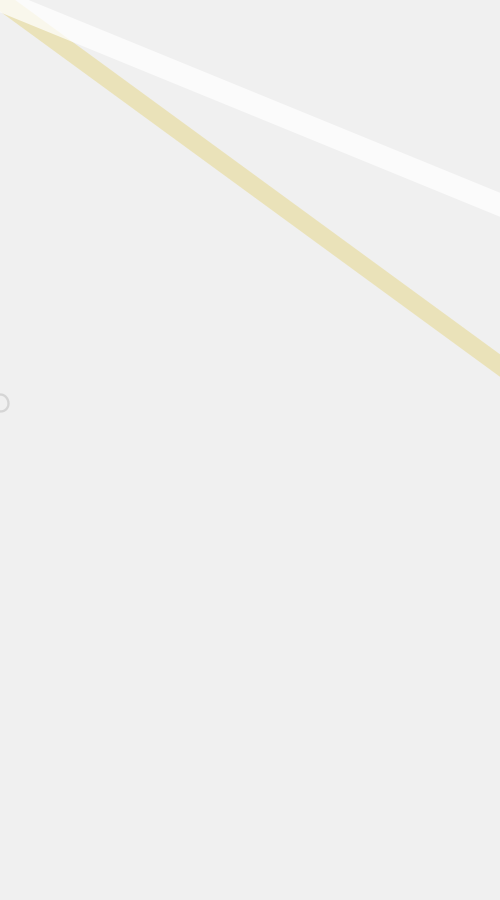
Frame 1 (no input)
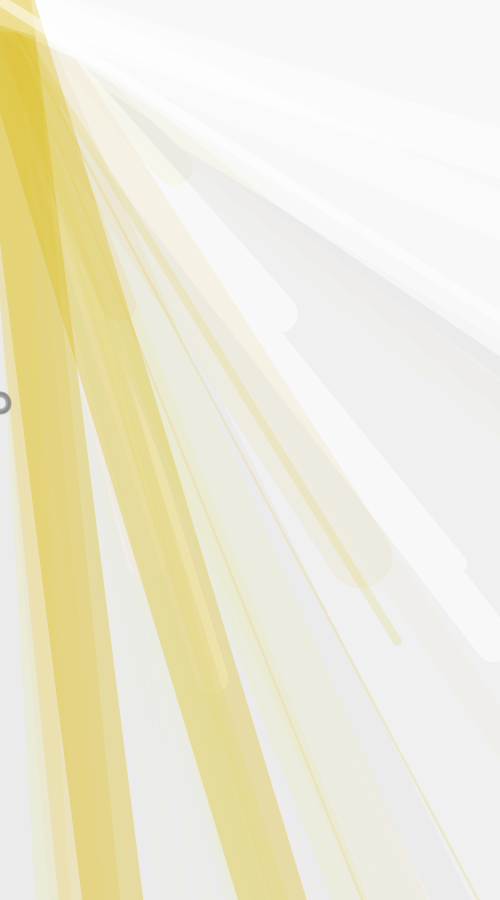
Frame 60 (the mouse pressed at the canvas centre just before this capture)
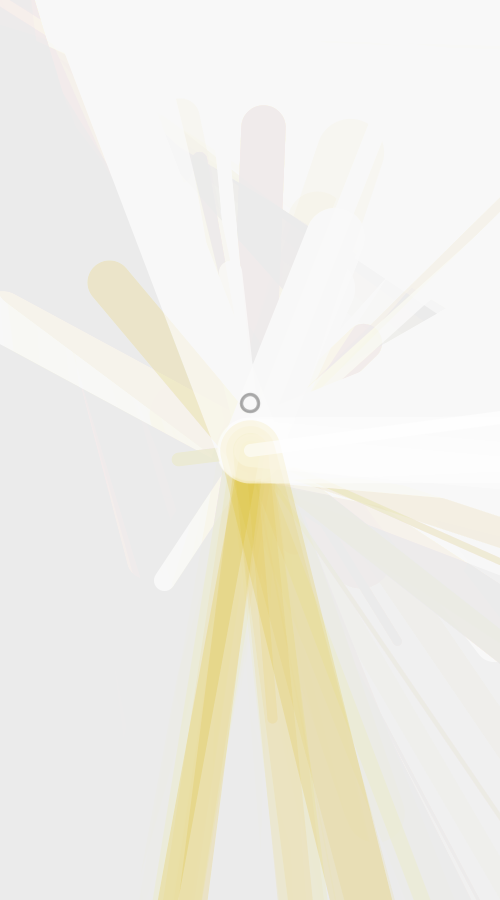
Frame 120 (the mouse held since frame 60 and released just before this capture)

The Processing sketch that drew these frames (run headless with seeded random() and noise(); from frame 60 on, the mouse is pressed at the canvas centre):

// Processing sketch: processing_97993
// ── processing_97993.pde

///////////////////////////////////////////////////////////////////////////////

// _YECT plaisir

///////////////////////////////////////////////////////////////////////////////

// Práctica 02_ Workshop Grafía Manual Degenerativa

///////////////////////////////////////////////////////////////////////////////

// Las manos pesaban menos y el viento también.
// algoritmo * alegoría a YECT plaisir
// __________________________________________http://bit.ly/132D7h9

///////////////////////////////////////////////////////////////////////////////

void setup() {
  size(500, 900);
  background(240);
  smooth();
  noCursor();
  frameRate(20);
}

void draw(){
  noStroke();
  fill (240, 240, 240, 19);
  rect (0, 0, 2000, 2000);
  stroke (216, 181, 0, random(90));
  strokeWeight(random(70));
  line(mouseX, mouseY, random(700), random(2050));
  stroke (255, 255, 255, random(100, 200));
  strokeWeight(random(70));
  line(mouseX, mouseY, random(2050), random(700));
  strokeWeight(random(7));
  stroke (100, 100, 100, 50);
  ellipse (mouseX, 403, random(16, 17), 17);
  
}
